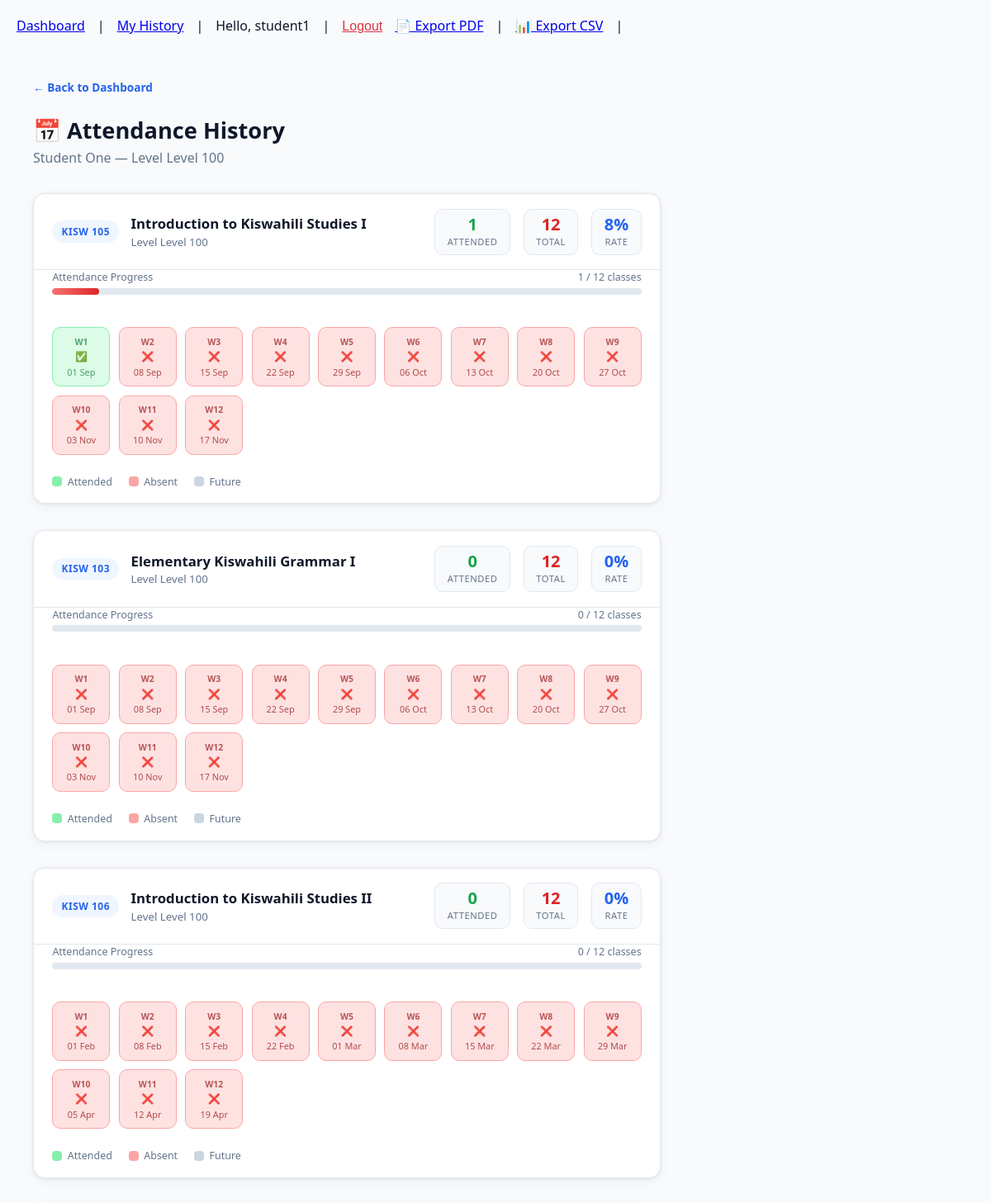
/history/ (signed in, upper part), run on the app's committed database.
### attendance/models.py (models this page shows, shortened)
class UserProfile(models.Model):
    user = models.OneToOneField(User, on_delete=models.CASCADE)
    level = models.ForeignKey(Level, on_delete=models.SET_NULL, null=True, blank=True)
    student_id_number = models.CharField(max_length=50, blank=True, null=True)

class Level(models.Model):
    name = models.CharField(max_length=10, unique=True)
    def __str__(self):
        return f"Level {self.name}"

class Course(models.Model):
    code = models.CharField(max_length=20, unique=True)
    name = models.CharField(max_length=100)
    level = models.ForeignKey(Level, on_delete=models.CASCADE)
    semester = models.ForeignKey(Semester, on_delete=models.CASCADE)

class ClassSession(models.Model):
    course = models.ForeignKey(Course, on_delete=models.CASCADE)
    date = models.DateField()
    topic = models.CharField(max_length=200)
    lecturer = models.ForeignKey(User, on_delete=models.CASCADE)
    created_at = models.DateTimeField(auto_now_add=True)

### attendance/views.py (the view)
# urls.py: path("history/", views.student_history, name="history"),
@login_required
def student_history(request):
    if is_lecturer(request.user):
        return redirect("attendance:lecturer_dashboard")
    profile = get_profile(request.user)
    if not profile:
        return redirect("login")
    courses = Course.objects.filter(level=profile.level, semester__is_archived=False)
    history_data = []
    today = timezone.now().date()
    for course in courses:
        sessions = ClassSession.objects.filter(course=course).order_by("date")
        total = sessions.count()
        attended = 0
        weeks = []
        for i, session in enumerate(sessions, start=1):
            record = AttendanceRecord.objects.filter(
                student=request.user, class_session=session
            ).first()
            if record:
                day_status = "attended"
                attended += 1
            elif session.date < today:
                day_status = "absent"
            else:
                day_status = "future"
            weeks.append({"week_num": i, "session": session, "status": day_status})
        percentage = round((attended / total) * 100) if total else 0
        history_data.append({
            "course": course,
            "weeks": weeks,
            "attended": attended,
            "total": total,
            "percentage": percentage,
        })
    return render(request, "attendance/history.html", {"history_data": history_data})

### attendance/views.py (called while the page is built)
def is_lecturer(user):
    return user.is_staff or user.groups.filter(name="Lecturer").exists()

def get_profile(user):
    try:
        return user.userprofile
    except UserProfile.DoesNotExist:
        return None

### attendance/templates/attendance/history.html (shortened to what this page needs)
{% extends "attendance/base.html" %}
{% block content %}
<div class="wrap">
  <a href="{% url 'attendance:dashboard' %}" class="back-link">← Back to Dashboard</a>
  <div class="page-header">
    <h1>📅 Attendance History</h1>
    <p>{{ request.user.get_full_name|default:request.user.username }} — Level {{ request.user.userprofile.level }}</p>
  </div>
  {% for item in history_data %}
  <div class="course-block">
    <div class="course-block-header">
      <div class="course-info">
        <span class="course-badge">{{ item.course.code }}</span>
        <div>
          <div class="course-name">{{ item.course.name }}</div>
          <div class="course-sub">Level {{ item.course.level }}</div>
        </div>
      </div>
      <div class="stats-row">
        <div class="stat-chip good"><div class="val">{{ item.attended }}</div><div class="lbl">Attended</div></div>
        <div class="stat-chip bad"><div class="val">{{ item.total|add:"-0" }}</div><div class="lbl">Total</div></div>
        <div class="stat-chip pct"><div class="val">{{ item.percentage }}%</div><div class="lbl">Rate</div></div>
      </div>
    </div>
    <div class="progress-bar-wrap">
      <div class="progress-label"><span>Attendance Progress</span><span>{{ item.attended }} / {{ item.total }} classes</span></div>
      <div class="progress-track">
        <div class="progress-fill {% if item.percentage >= 75 %}fill-good{% elif item.percentage >= 50 %}fill-warn{% else %}fill-bad{% endif %}"
          style="width:{{ item.percentage }}%"></div>
      </div>
    </div>
    <div class="cal-grid">
      {% for w in item.weeks %}
      <div class="cal-cell {% if w.status == 'attended' %}cell-attended{% elif w.status == 'absent' %}cell-absent{% else %}cell-future{% endif %}"
        title="Week {{ w.week_num }}: {{ w.session.topic }} — {{ w.session.date|date:'d M Y' }}">
        <div class="week-num">W{{ w.week_num }}</div>
        {% if w.status == 'attended' %}✅{% elif w.status == 'absent' %}❌{% else %}○{% endif %}
        <div class="cell-date">{{ w.session.date|date:"d M" }}</div>
      </div>
      {% endfor %}
    </div>
    <div class="legend">
      <span class="legend-item"><span class="legend-dot dot-green"></span>Attended</span>
      <span class="legend-item"><span class="legend-dot dot-red"></span>Absent</span>
      <span class="legend-item"><span class="legend-dot dot-gray"></span>Future</span>
    </div>
  </div>
  {% endfor %}
</div>
{% endblock %}

### attendance/templates/attendance/base.html (shortened to what this page needs)
<!DOCTYPE html>
<html>
<head>
</head>
<body>
    <nav>
        {% if user.is_authenticated %}
            <a href="{% url 'attendance:dashboard' %}">Dashboard</a> |
            <a href="{% url 'attendance:history' %}">My History</a> |
            <span>Hello, {{ user.username }}</span> |
            <form method="post" action="{% url 'logout' %}" class="logout-form">
                <button type="submit" class="logout-btn">Logout</button>
            </form>
        {% else %}
            <a href="{% url 'login' %}">Login</a>
        {% endif %}
{% if user.is_authenticated and not user.is_staff %}
    <a href="{% url 'attendance:export_my_pdf' %}">📄 Export PDF</a> |
    <a href="{% url 'attendance:export_my_csv' %}">📊 Export CSV</a> |
{% endif %}
    </nav>
    {% block content %}{% endblock %}
</body>
</html>

### attendance/templates/attendance/base.html (style rules this page uses)
body { font-family: Arial, sans-serif; max-width: 800px; margin: 0 auto; padding: 20px; }
nav { margin-bottom: 20px; display: flex; gap: 15px; align-items: center; flex-wrap: wrap; }
.logout-form { display: inline; }
.logout-btn { background: none; border: none; color: #dc3545; cursor: pointer; font-size: 16px; text-decoration: underline; padding: 0; }

### attendance/templates/attendance/history.html (style rules this page uses)
:root { --green:#16a34a;--red:#dc2626;--blue:#2563eb;--bg:#f8fafc;--surface:#fff;--border:#e2e8f0;--text:#0f172a;--muted:#64748b;--shadow:0 1px 4px rgba(0,0,0,.07),0 4px 16px rgba(0,0,0,.04) }
body { background:var(--bg);color:var(--text);font-family:'Segoe UI',system-ui,sans-serif;margin:0 }
.wrap { max-width:960px;margin:0 auto;padding:2rem 1.25rem 4rem }
.back-link { display:inline-flex;align-items:center;gap:.4rem;color:var(--blue);font-size:.85rem;font-weight:600;text-decoration:none;margin-bottom:1.5rem }
.page-header { margin-bottom:2rem }
.page-header h1 { font-size:1.7rem;font-weight:700;margin:0 0 .25rem }
.page-header p { margin:0;color:var(--muted) }
.course-block { background:var(--surface);border:1px solid var(--border);border-radius:14px;box-shadow:var(--shadow);margin-bottom:2rem;overflow:hidden }
.course-block-header { padding:1.1rem 1.4rem;border-bottom:1px solid var(--border);display:flex;align-items:center;justify-content:space-between;flex-wrap:wrap;gap:1rem }
.course-info { display:flex;align-items:center;gap:.9rem }
.course-badge { background:#eff6ff;color:var(--blue);font-size:.75rem;font-weight:700;padding:.3rem .7rem;border-radius:99px;text-transform:uppercase;letter-spacing:.04em }
.course-name { font-size:1.05rem;font-weight:700 }
.course-sub { font-size:.83rem;color:var(--muted);margin-top:.1rem }
.stats-row { display:flex;gap:1rem;flex-wrap:wrap }
.stat-chip { text-align:center;background:#f8fafc;border:1px solid var(--border);border-radius:10px;padding:.5rem .9rem }
.stat-chip .val { font-size:1.25rem;font-weight:800;line-height:1 }
.stat-chip .lbl { font-size:.7rem;color:var(--muted);text-transform:uppercase;letter-spacing:.05em;margin-top:.2rem }
.stat-chip.good .val { color:var(--green) }
.stat-chip.bad .val { color:var(--red) }
.stat-chip.pct .val { color:var(--blue) }
.progress-bar-wrap { margin:0 1.4rem 1.2rem }
.progress-label { display:flex;justify-content:space-between;font-size:.78rem;color:var(--muted);margin-bottom:.3rem }
.progress-track { height:8px;background:#e2e8f0;border-radius:99px;overflow:hidden }
.progress-fill { height:100%;border-radius:99px;transition:width .6s ease }
.fill-bad { background:linear-gradient(90deg,#f87171,#dc2626) }
.cal-grid { display:grid;grid-template-columns:repeat(auto-fill,minmax(70px,1fr));gap:.65rem;padding:1.25rem 1.4rem 1.5rem }
.cal-cell { border-radius:10px;padding:.6rem .4rem;text-align:center;font-size:.75rem;font-weight:600;border:1.5px solid transparent;transition:transform .12s;cursor:default }
.cal-cell .week-num { font-size:.65rem;opacity:.7;margin-bottom:.15rem }
.cal-cell .cell-date { font-size:.68rem;opacity:.75;margin-top:.15rem;font-weight:400 }
.cell-attended { background:#dcfce7;border-color:#86efac;color:#15803d }
.cell-absent { background:#fee2e2;border-color:#fca5a5;color:#991b1b }
.legend { display:flex;gap:1.25rem;padding:0 1.4rem 1.1rem;flex-wrap:wrap }
.legend-item { display:flex;align-items:center;gap:.4rem;font-size:.78rem;color:var(--muted) }
.legend-dot { width:12px;height:12px;border-radius:4px }
.dot-green { background:#86efac }
.dot-red { background:#fca5a5 }
.dot-gray { background:#cbd5e1 }

### data on the page
Course: course.code "KISW 105", course.name "Introduction to Kiswahili Studies I", course.level "Level 100", attended "1", total|add "12", percentage "8", total "12"
ClassSession: week_num "1", session "01 Sep"
ClassSession: week_num "2", session "08 Sep"
ClassSession: week_num "3", session "15 Sep"
ClassSession: week_num "4", session "22 Sep"
ClassSession: week_num "5", session "29 Sep"
ClassSession: week_num "6", session "06 Oct"
ClassSession: week_num "7", session "13 Oct"
ClassSession: week_num "8", session "20 Oct"
ClassSession: week_num "9", session "27 Oct"
ClassSession: week_num "10", session "03 Nov"
ClassSession: week_num "11", session "10 Nov"
ClassSession: week_num "12", session "17 Nov"
Course: course.code "KISW 103", course.name "Elementary Kiswahili Grammar I", course.level "Level 100", attended "0", total|add "12", percentage "0", total "12"
ClassSession: week_num "1", session "01 Sep"
ClassSession: week_num "2", session "08 Sep"
ClassSession: week_num "3", session "15 Sep"
ClassSession: week_num "4", session "22 Sep"
ClassSession: week_num "5", session "29 Sep"
ClassSession: week_num "6", session "06 Oct"
ClassSession: week_num "7", session "13 Oct"
ClassSession: week_num "8", session "20 Oct"
ClassSession: week_num "9", session "27 Oct"
ClassSession: week_num "10", session "03 Nov"
ClassSession: week_num "11", session "10 Nov"
ClassSession: week_num "12", session "17 Nov"
Course: course.code "KISW 106", course.name "Introduction to Kiswahili Studies II", course.level "Level 100", attended "0", total|add "12", percentage "0", total "12"
ClassSession: week_num "1", session "01 Feb"
ClassSession: week_num "2", session "08 Feb"
ClassSession: week_num "3", session "15 Feb"
ClassSession: week_num "4", session "22 Feb"
ClassSession: week_num "5", session "01 Mar"
ClassSession: week_num "6", session "08 Mar"
ClassSession: week_num "7", session "15 Mar"
ClassSession: week_num "8", session "22 Mar"
ClassSession: week_num "9", session "29 Mar"
ClassSession: week_num "10", session "05 Apr"
ClassSession: week_num "11", session "12 Apr"
ClassSession: week_num "12", session "19 Apr"

### other printed values
{{ user.username }} "student1"
{{ request.user.get_full_name|default:request.user.username }} "Student One"
{{ request.user.userprofile.level }} "Level 100"
